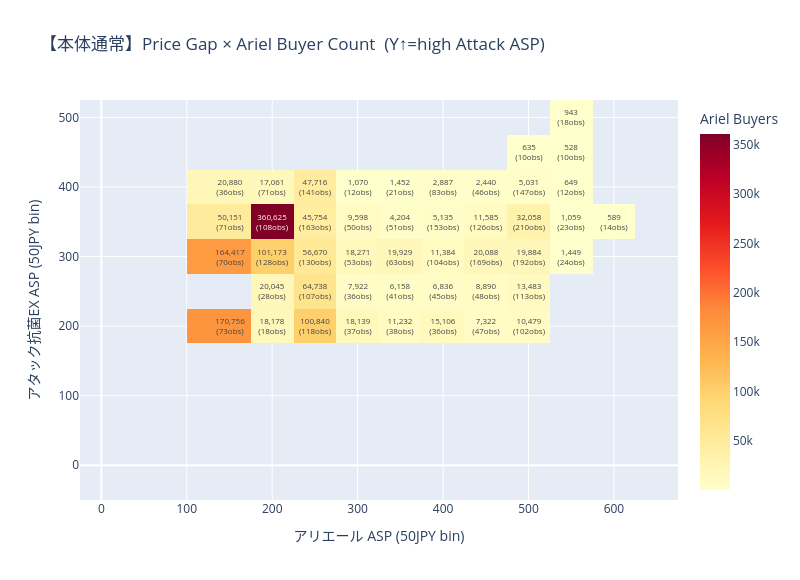

Notebook cell for this chart:
### Markdown cell above
## 5. Price Gap Heatmaps (50 JPY bins)
Each heatmap pairs **Ariel** and **Attack 抗菌EX** ASPs by week × retailer, floored to 50 JPY bands.
- **Heatmap A** — Value = Ariel buyer count (proxy for trial acquisition velocity)
- **Heatmap B** — Value = Ariel unit index vs Attack (Ariel units ÷ Attack units × 100)

### Code cell
# ── [DS] Cell 20: Price Gap Heatmaps (50 JPY bins) ────────────────────
# Y-axis: Attack ASP high at TOP, low at BOTTOM  (↑ = higher price, intuitive)
# Frequency filter: MIN_OBS_FREQ = store×week count per cell
#   cells below threshold → shown as null (blank) to avoid misleading data

import plotly.express as px

MIN_OBS_FREQ = 10   # minimum store×week observations per (ariel_bin, attack_bin) cell
                    # raised from 5 → 10 to reduce noise from infrequent price combos

# Pair Ariel and Attack at weekly × retailer × size level
ariel_w = df_asp_weekly[
    (df_asp_weekly['sub_brand'] == ARIEL_GEL) &
    (~df_asp_weekly['size_code'].isin(EXCLUDED_SIZES))
][['week_end', 'retailer', 'size_code', 'weighted_asp', 'total_units', 'buyer_count']].copy()

attack_w = df_asp_weekly[
    (df_asp_weekly['sub_brand'] == ATTACK_EX) &
    (~df_asp_weekly['size_code'].isin(EXCLUDED_SIZES))
][['week_end', 'retailer', 'size_code', 'weighted_asp', 'total_units']].copy()

paired = ariel_w.merge(
    attack_w, on=['week_end', 'retailer', 'size_code'],
    suffixes=('_ariel', '_attack'), how='inner'
)
print(f'Paired observations (week × retailer × size): {len(paired):,}')

# Floor ASPs to 50 JPY bins
paired['ariel_asp_bin'] = (paired['weighted_asp_ariel'] // 50 * 50).astype(int)
paired['attack_asp_bin'] = (paired['weighted_asp_attack'] // 50 * 50).astype(int)
paired['unit_index']    = paired['total_units_ariel'] / paired['total_units_attack'] * 100

# Ordered + filtered sizes
sizes_for_hm = order_and_filter_sizes(paired['size_code'].unique())


def _apply_freq_filter(df_size, group_cols, value_col, aggfunc, fill):
    """Pivot with frequency mask: cells < MIN_OBS_FREQ → NaN."""
    obs = df_size.groupby(group_cols).size().reset_index(name='_obs')
    d   = df_size.merge(obs, on=group_cols, how='left')
    d.loc[d['_obs'] < MIN_OBS_FREQ, value_col] = np.nan
    hm = d.pivot_table(
        index=group_cols[0], columns=group_cols[1],
        values=value_col, aggfunc=aggfunc, fill_value=fill
    )
    # Replace 0 fill_value that came from explicit zeros with nan for masked rows
    if fill == np.nan:
        pass  # already nan
    # Sort Y-axis DESCENDING → higher Attack ASP at TOP (intuitive price axis)
    hm = hm.sort_index(ascending=False)
    return hm, obs


# ═══ Heatmap A: Ariel Buyer Count ════════════════════════════════════
print('\n' + '=' * 80)
print(f'Heatmap A: Price Gap × Ariel Buyer Count  (MIN_OBS_FREQ={MIN_OBS_FREQ} store×week)')
print('Y-axis: Attack ASP (high ↑ → low ↓)  |  Blank cells = below frequency threshold')
print('=' * 80)

for size in sizes_for_hm:
    s = paired[paired['size_code'] == size].copy()
    if len(s) < MIN_OBS_FREQ:
        print(f'  Skipping {size}: too few total observations ({len(s)})')
        continue

    hm, obs_df = _apply_freq_filter(
        s, ['attack_asp_bin', 'ariel_asp_bin'], 'buyer_count', 'sum', np.nan
    )
    # Restore NaN (fill_value=np.nan doesn't work—use explicit mask post-pivot)
    obs_pivot = obs_df.pivot_table(
        index='attack_asp_bin', columns='ariel_asp_bin',
        values='_obs', fill_value=0
    ).reindex(index=hm.index, columns=hm.columns, fill_value=0)
    hm_masked = hm.where(obs_pivot >= MIN_OBS_FREQ, other=np.nan)
    hm_masked = hm_masked.sort_index(ascending=False)

    if hm_masked.isnull().all().all():
        print(f'  Skipping {size}: all cells below frequency threshold')
        continue

    # Text annotation: show buyer count + obs in parentheses
    text_arr = []
    for att_bin in hm_masked.index:
        row_txt = []
        for ar_bin in hm_masked.columns:
            v = hm_masked.loc[att_bin, ar_bin]
            o = obs_pivot.loc[att_bin, ar_bin] if (att_bin in obs_pivot.index and ar_bin in obs_pivot.columns) else 0
            if pd.isna(v) or o < MIN_OBS_FREQ:
                row_txt.append('')
            else:
                row_txt.append(f'{int(v):,}<br>({int(o)}obs)')
        text_arr.append(row_txt)

    fig = px.imshow(
        hm_masked, text_auto=False, aspect='auto',
        labels=dict(x='アリエール ASP (50JPY bin)', y='アタック抗菌EX ASP (50JPY bin)',
                    color='Ariel Buyers'),
        title=f'【{size}】Price Gap × Ariel Buyer Count  (Y↑=high Attack ASP)',
        color_continuous_scale='YlOrRd'
    )
    # Overlay custom text
    fig.update_traces(text=text_arr, texttemplate='%{text}')

    # Y-axis: already sorted descending; ensure axis direction is normal (not reversed by imshow)
    fig.update_yaxes(autorange=True)
    fig.update_layout(width=800, height=580)
    fig.show()

# ═══ Heatmap B: Ariel Unit Index vs Attack ═══════════════════════════
print('\n' + '=' * 80)
print(f'Heatmap B: Price Gap × Ariel Unit Index vs Attack  (MIN_OBS_FREQ={MIN_OBS_FREQ})')
print('Green=Ariel wins | Red=Attack wins | Blank=low frequency (unreliable)')
print('=' * 80)

for size in sizes_for_hm:
    s = paired[paired['size_code'] == size].copy()
    if len(s) < MIN_OBS_FREQ:
        print(f'  Skipping {size}: too few observations ({len(s)})')
        continue

    obs_counts = s.groupby(['attack_asp_bin', 'ariel_asp_bin']).size().reset_index(name='obs_count')
    s = s.merge(obs_counts, on=['attack_asp_bin', 'ariel_asp_bin'], how='left')
    # Mask low-frequency rows before pivoting
    s.loc[s['obs_count'] < MIN_OBS_FREQ, 'unit_index'] = np.nan

    hm = s.pivot_table(
        index='attack_asp_bin', columns='ariel_asp_bin',
        values='unit_index', aggfunc='mean'
    )
    # Y-axis DESCENDING → higher Attack ASP at TOP
    hm = hm.sort_index(ascending=False)

    obs_pivot = obs_counts.pivot_table(
        index='attack_asp_bin', columns='ariel_asp_bin',
        values='obs_count', fill_value=0
    ).reindex(index=hm.index, columns=hm.columns, fill_value=0)

    if hm.isnull().all().all():
        print(f'  Skipping {size}: all cells below frequency threshold')
        continue

    # Text: unit index + obs count
    text_arr = []
    for att_bin in hm.index:
        row_txt = []
        for ar_bin in hm.columns:
            v = hm.loc[att_bin, ar_bin] if (att_bin in hm.index and ar_bin in hm.columns) else np.nan
            o = obs_pivot.loc[att_bin, ar_bin] if (att_bin in obs_pivot.index and ar_bin in obs_pivot.columns) else 0
            if pd.isna(v) or o < MIN_OBS_FREQ:
                row_txt.append('')
            else:
                row_txt.append(f'{v:.0f}<br>({int(o)}obs)')
        text_arr.append(row_txt)

    fig = px.imshow(
        hm, text_auto=False, aspect='auto',
        labels=dict(x='アリエール ASP (50JPY bin)', y='アタック抗菌EX ASP (50JPY bin)',
                    color='Unit Index (Ariel/Attack×100)'),
        title=(f'【{size}】Price Gap × Ariel Unit Index vs Attack  '
               f'(Y↑=high Attack ASP | ≥{MIN_OBS_FREQ} obs required)'),
        color_continuous_scale='RdYlGn',
        zmin=50, zmax=150   # centre at 100 = parity
    )
    fig.update_traces(text=text_arr, texttemplate='%{text}')
    fig.update_yaxes(autorange=True)
    fig.update_layout(width=800, height=580)
    fig.show()

# ── Summary table: optimal price combinations ─────────────────────────
print('\n' + '=' * 80)
print(f'Optimal Price Combinations (≥{MIN_OBS_FREQ} obs, sorted by Ariel buyer count)')
print('=' * 80)
for size in sizes_for_hm:
    s = paired[paired['size_code'] == size]
    if len(s) < MIN_OBS_FREQ:
        continue
    top = s.groupby(['ariel_asp_bin', 'attack_asp_bin']).agg(
        total_buyers=('buyer_count', 'sum'),
        mean_unit_index=('unit_index', 'mean'),
        obs_count=('week_end', 'count')
    ).reset_index()
    top = top[top['obs_count'] >= MIN_OBS_FREQ].sort_values('total_buyers', ascending=False).head(5)

    print(f'\n▶ {size}   (Y-axis direction: higher Attack ASP shown at top in heatmap):')
    print(f'  {"Ariel ASP":>12s} {"Attack ASP":>12s} {"Buyers":>10s} {"UnitIdx":>9s} {"Obs(storeXwk)":>14s}')
    for _, rw in top.iterrows():
        print(f'  ¥{int(rw["ariel_asp_bin"]):>5,}~{int(rw["ariel_asp_bin"])+49:<4}  '
              f'¥{int(rw["attack_asp_bin"]):>5,}~{int(rw["attack_asp_bin"])+49:<4}  '
              f'{int(rw["total_buyers"]):>10,} {rw["mean_unit_index"]:>9.0f} {int(rw["obs_count"]):>14,}')

### Figure 1 — Plotly figure (JSON) as saved in the notebook; plotly's stock layout.template omitted (floating-point values rounded to 4 significant figures; data arrays with more than 128 entries replaced by an {"elided": "..."} marker saying what was removed)
{"data": [{"coloraxis": "coloraxis", "hovertemplate": "アリエール ASP (50JPY bin): %{x}<br>アタック抗菌EX ASP (50JPY bin): %{y}<br>Ariel Buyers: %{z}<extra></extra>", "name": "0", "text": {"elided": "10x13 str values"}, "texttemplate": "%{text}", "type": "heatmap", "x": [0, 50, 150, 200, 250, 300, 350, 400, 450, 500, 550, 600, 650], "xaxis": "x", "y": [500, 450, 400, 350, 300, 250, 200, 150, 100, 0], "yaxis": "y", "z": {"elided": "10x13 float values"}}], "layout": {"coloraxis": {"colorbar": {"title": {"text": "Ariel Buyers"}}, "colorscale": [[0, "rgb(255,255,204)"], [0.125, "rgb(255,237,160)"], [0.25, "rgb(254,217,118)"], [0.375, "rgb(254,178,76)"], [0.5, "rgb(253,141,60)"], [0.625, "rgb(252,78,42)"], [0.75, "rgb(227,26,28)"], [0.875, "rgb(189,0,38)"], [1, "rgb(128,0,38)"]]}, "height": 580, "title": {"text": "【本体通常】Price Gap × Ariel Buyer Count  (Y↑=high Attack ASP)"}, "width": 800, "xaxis": {"anchor": "y", "domain": [0, 1], "title": {"text": "アリエール ASP (50JPY bin)"}}, "yaxis": {"anchor": "x", "autorange": true, "domain": [0, 1], "title": {"text": "アタック抗菌EX ASP (50JPY bin)"}}}}
